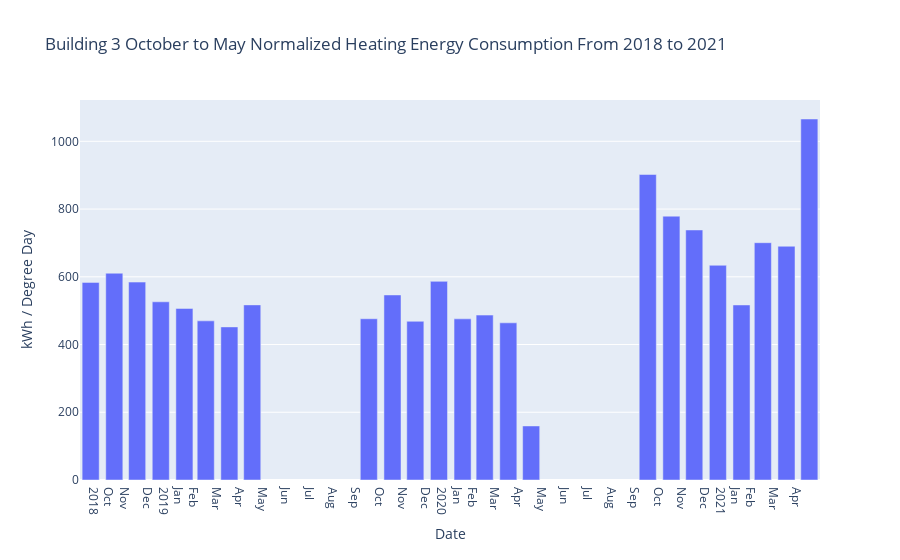

The code cell stored with this chart in its notebook:
### Code cell
create_statement3 = '''
select DATE_FORMAT(w.Date, '%Y-%m')  AS Date , avg(Air_Temp_Avg) as Air_Temp_Avg , sum(Heating_Degree_Days) as Heating_Degree_Days, sum(Heating_kWh) as Heating_kWh, (sum(Heating_kWh)/sum(Heating_Degree_Days)) as Normalized_Energy_Consumption
FROM b3 INNER JOIN finaldd w
ON b3.Date = w.Date
where month(b3.Date) between 10 and 12 or month(b3.Date) between 1 and 5
Group by year(w.`Date`), month(w.`Date`)
;
'''


df_b3nem = pd.read_sql_query(create_statement3, engine)
display(df_b3nem.head())

fig = px.bar(df_b3nem, x='Date', y="Normalized_Energy_Consumption",hover_data={"Date": "|%B %d, %Y"},
                                                         labels={"Normalized_Energy_Consumption": "kWh / Degree Day",},
title='Building 3 October to May Normalized Heating Energy Consumption From 2018 to 2021')
fig.update_xaxes(
    dtick="M1",
    tickformat="%b\n%Y",
    ticklabelmode="period")

             
             
             
fig.show()

### Figure 1 — Plotly figure (JSON) as saved in the notebook; plotly's stock layout.template omitted (floating-point values rounded to 4 significant figures)
{"data": [{"alignmentgroup": "True", "hovertemplate": "Date=%{x|%B %d, %Y}<br>kWh / Degree Day=%{y}<extra></extra>", "legendgroup": "", "marker": {"color": "#636efa", "pattern": {"shape": ""}}, "name": "", "offsetgroup": "", "orientation": "v", "showlegend": false, "textposition": "auto", "type": "bar", "x": ["2018-10", "2018-11", "2018-12", "2019-01", "2019-02", "2019-03", "2019-04", "2019-05", "2019-10", "2019-11", "2019-12", "2020-01", "2020-02", "2020-03", "2020-04", "2020-05", "2020-10", "2020-11", "2020-12", "2021-01", "2021-02", "2021-03", "2021-04", "2021-05"], "xaxis": "x", "y": [583.5, 610.5, 584.4, 526.1, 506.5, 469.9, 452.0, 517.0, 476.1, 546.4, 468.6, 586.5, 475.8, 486.9, 464.1, 159.6, 902.0, 779.0, 738.2, 634.0, 516.8, 700.7, 690.2, 1066.0], "yaxis": "y"}], "layout": {"autosize": true, "barmode": "relative", "legend": {"tracegroupgap": 0}, "title": {"text": "Building 3 October to May Normalized Heating Energy Consumption From 2018 to 2021"}, "xaxis": {"anchor": "y", "autorange": true, "domain": [0, 1], "dtick": "M1", "range": ["2018-09-17", "2021-05-15"], "tickformat": "%b\n%Y", "ticklabelmode": "period", "title": {"text": "Date"}, "type": "date"}, "yaxis": {"anchor": "x", "autorange": true, "domain": [0, 1], "range": [0, 1122.0], "title": {"text": "kWh / Degree Day"}, "type": "linear"}}}
